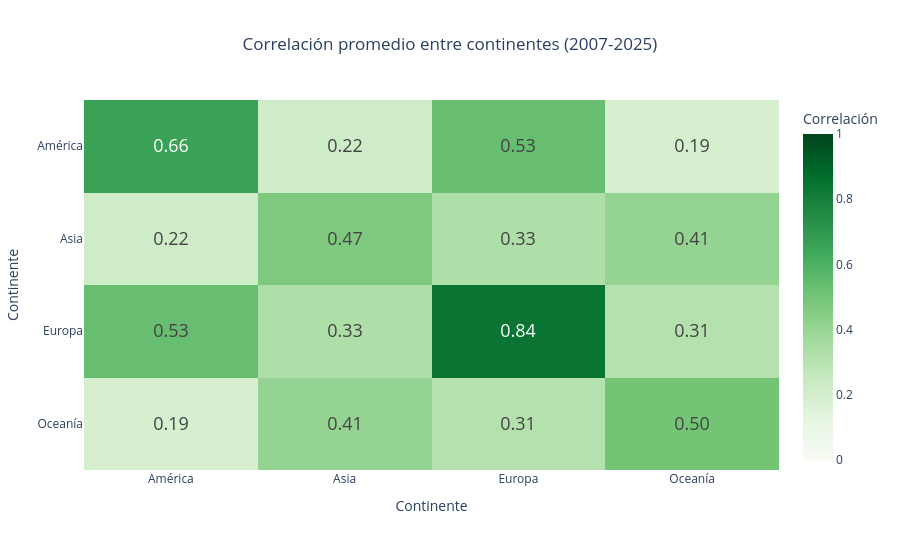

The notebook cell saved with this chart:
### Markdown cell above
#### ¿Los índices bursátiles de un mismo continente muestran tendencias similares?

### Code cell
# Defino el continente de cada país.
continentes = {
    "Alemania": "Europa",
    "Australia": "Oceanía",
    "Brasil": "América",
    "Canadá": "América",
    "China": "Asia",
    "Corea del Sur": "Asia",
    "España": "Europa",
    "Estados Unidos": "América",
    "Francia": "Europa",
    "Hong Kong": "Asia",
    "India": "Asia",
    "Japón": "Asia",
    "México": "América",
    "Nueva Zelanda": "Oceanía",
    "Países Bajos": "Europa",
    "Reino Unido": "Europa",
    "Suiza": "Europa",
    "Taiwán": "Asia"
}

# Creo una copia de las correlaciones calculadas en Gold.
df_correlaciones_continentes = df_correlaciones.copy()

# Calculo la correlación promedio dentro de cada continente y entre continentes.
regiones = ["América", "Asia", "Europa", "Oceanía"]
matriz = []

for region_1 in regiones:
    fila = []

    for region_2 in regiones:
        paises_1 = [
            pais for pais in df_correlaciones_continentes.index
            if continentes[pais] == region_1
        ]
        paises_2 = [
            pais for pais in df_correlaciones_continentes.columns
            if continentes[pais] == region_2
        ]

        valores = [
            df_correlaciones_continentes.loc[pais_1, pais_2]
            for pais_1 in paises_1
            for pais_2 in paises_2
            if pais_1 != pais_2
        ]

        fila.append(round(sum(valores) / len(valores), 2))

    matriz.append(fila)

# Creo el mapa de calor con tonos verdes según la correlación.
fig = go.Figure(go.Heatmap(
    z=matriz,
    x=regiones,
    y=regiones,
    colorscale="Greens",
    zmin=0,
    zmax=1,
    text=matriz,
    texttemplate="%{text:.2f}",
    textfont=dict(size=18),
    colorbar=dict(title="Correlación"),
    hovertemplate="%{y} / %{x}<br>Correlación: %{z:.2f}<extra></extra>"
))

# Configuro el gráfico.
fig.update_layout(
    title="Correlación promedio entre continentes (2007-2025)",
    title_x=0.5,
    xaxis_title="Continente",
    yaxis_title="Continente",
    height=550,
    template="plotly_white",
    yaxis_autorange="reversed"
)

# Muestro el gráfico.
fig.show()

### Figure 1 — Plotly figure (JSON) as saved in the notebook; plotly's stock layout.template omitted (floating-point values rounded to 4 significant figures)
{"data": [{"colorbar": {"title": {"text": "Correlación"}}, "colorscale": [[0, "rgb(247,252,245)"], [0.125, "rgb(229,245,224)"], [0.25, "rgb(199,233,192)"], [0.375, "rgb(161,217,155)"], [0.5, "rgb(116,196,118)"], [0.625, "rgb(65,171,93)"], [0.75, "rgb(35,139,69)"], [0.875, "rgb(0,109,44)"], [1, "rgb(0,68,27)"]], "hovertemplate": "%{y} / %{x}<br>Correlación: %{z:.2f}<extra></extra>", "text": [[0.66, 0.22, 0.53, 0.19], [0.22, 0.47, 0.33, 0.41], [0.53, 0.33, 0.84, 0.31], [0.19, 0.41, 0.31, 0.5]], "textfont": {"size": 18}, "texttemplate": "%{text:.2f}", "type": "heatmap", "x": ["América", "Asia", "Europa", "Oceanía"], "y": ["América", "Asia", "Europa", "Oceanía"], "z": [[0.66, 0.22, 0.53, 0.19], [0.22, 0.47, 0.33, 0.41], [0.53, 0.33, 0.84, 0.31], [0.19, 0.41, 0.31, 0.5]], "zmax": 1, "zmin": 0}], "layout": {"height": 550, "title": {"text": "Correlación promedio entre continentes (2007-2025)", "x": 0.5}, "xaxis": {"title": {"text": "Continente"}}, "yaxis": {"autorange": "reversed", "title": {"text": "Continente"}}}}
